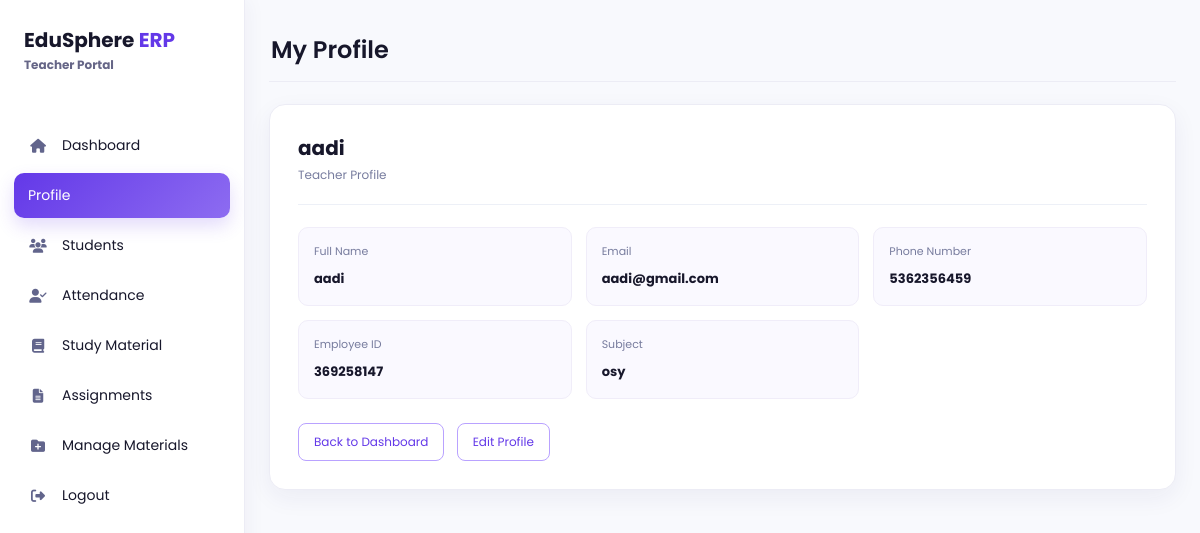
Screenshot of /teacher/profile (signed in) with the database file from the repository.
### models/user.py (models this page shows, shortened)
class User(db.Model):
    __tablename__ = "users"
    id = db.Column(
        db.Integer,
        primary_key=True
    )
    full_name = db.Column(
        db.String(100),
        nullable=False
    )
    enrollment_no = db.Column(
        db.String(50),
        unique=True,
        nullable=True
    )
    employee_id = db.Column(
        db.String(50),
        unique=True,
        nullable=True
    )
    parent_id = db.Column(
        db.String(50),
        unique=True,
        nullable=True
    )
    admin_id = db.Column(
        db.String(50),
        unique=True,
        nullable=True
    )
    email = db.Column(
        db.String(120),
        unique=True,
        nullable=True
    )
    phone = db.Column(
        db.String(20),
        nullable=True
    )
    password = db.Column(
        db.String(200),
        nullable=False
    )
    role = db.Column(
        db.String(20),
        nullable=False
    )
    theme = db.Column(db.String(20), nullable=False, default="light", server_default="light")
    notifications_enabled = db.Column(db.Boolean, nullable=False, default=True, server_default="1")
    accent_color = db.Column(db.String(20), nullable=False, default="purple", server_default="purple")

### models/teacher.py (models this page shows)
class Teacher(db.Model):
    __tablename__ = "teachers"
    id = db.Column(
        db.Integer,
        primary_key=True
    )
    user_id = db.Column(
        db.Integer,
        db.ForeignKey("users.id"),
        nullable=False
    )
    department = db.Column(
        db.String(50),
        nullable=True
    )
    subject = db.Column(
        db.String(100),
        nullable=True
    )

### app.py (the view)
@app.route("/teacher/profile")
def teacher_profile():
    user, profile = get_current_teacher_profile()
    if not user:
        flash("Access denied!")
        return redirect(url_for("login"))
    return render_template(
        "teacher_profile.html",
        current_user=user,
        teacher_profile=profile,
        active_page="profile",
    )

### app.py (called while the page is built)
def get_current_teacher_profile():
    user = get_current_user_for_role("Teacher")
    if not user:
        return None, None
    teacher_profile = Teacher.query.filter_by(user_id=user.id).first()
    if not teacher_profile:
        teacher_profile = Teacher(user_id=user.id)
        db.session.add(teacher_profile)
        db.session.commit()
    return user, teacher_profile

def get_current_user_for_role(role):
    if session.get("role") != role or "user_id" not in session:
        return None
    user = db.session.get(User, session["user_id"])
    if not user or user.role != role:
        session.clear()
        return None
    return user

### templates/teacher_profile.html (shortened to what this page needs)
<!DOCTYPE html>
<html lang="en">
<head>
    <link rel="stylesheet" href="{{ url_for('static', filename='css/teacher.css') }}">
    <link rel="stylesheet" href="{{ url_for('static', filename='css/palette.css') }}">
    <link rel="stylesheet" href="https://cdnjs.cloudflare.com/ajax/libs/font-awesome/6.6.0/css/all.min.css">
</head>
<body class="teacher-dashboard-page teacher-profile-page theme-{{ current_user.theme or 'light' }} accent-{{ current_user.accent_color or 'purple' }}">
<div class="sidebar"><div class="logo"><h2>EduSphere <span>ERP</span></h2><small>Teacher Portal</small></div><ul>
    <li onclick="window.location.href='{{ url_for('teacher') }}'"><i class="fa-solid fa-house"></i><span>Dashboard</span></li>
    <li class="active"><span>Profile</span></li>
    <li onclick="window.location.href='{{ url_for('teacher_students') }}'"><i class="fa-solid fa-users"></i><span>Students</span></li>
    <li onclick="window.location.href='{{ url_for('teacher_attendance') }}'"><i class="fa-solid fa-user-check"></i><span>Attendance</span></li>
    <li onclick="window.location.href='{{ url_for('teacher_materials') }}'"><i class="fa-solid fa-book"></i><span>Study Material</span></li>
    <li onclick="window.location.href='{{ url_for('teacher_assignments') }}'"><i class="fa-solid fa-file-lines"></i><span>Assignments</span></li>
    <li onclick="window.location.href='{{ url_for('manage_materials') }}'"><i class="fa-solid fa-folder-plus"></i><span>Manage Materials</span></li>
    <li onclick="window.location.href='{{ url_for('logout') }}'"><i class="fa-solid fa-right-from-bracket"></i><span>Logout</span></li>
</ul></div>
<main class="main">
    <div class="topbar"><h2>My Profile</h2></div>
    <section class="profile-card">
        <div class="profile-heading"><div><h3>{{ current_user.full_name }}</h3><p>Teacher Profile</p></div></div>
        <div class="profile-details">
            <div class="profile-detail"><span>Full Name</span><strong>{{ current_user.full_name }}</strong></div>
            <div class="profile-detail"><span>Email</span><strong>{{ current_user.email or 'Not available' }}</strong></div>
            <div class="profile-detail"><span>Phone Number</span><strong>{{ current_user.phone or 'Not available' }}</strong></div>
            <div class="profile-detail"><span>Employee ID</span><strong>{{ current_user.employee_id or 'Not available' }}</strong></div>
            <div class="profile-detail"><span>Subject</span><strong>{{ teacher_profile.subject or 'Not available' }}</strong></div>
        </div>
        <a class="secondary-button" href="{{ url_for('teacher') }}">Back to Dashboard</a>
        <a class="secondary-button" href="{{ url_for('edit_teacher_profile') }}">Edit Profile</a>
    </section>
</main>
</body>
</html>

### static/css/palette.css (style rules this page uses)
:root { --primary: #2563eb; --primary-dark: #1e3a8a; --accent: #6338e8; --surface: #ffffff; --page-background: #f4f7fc; --text: #17172b; --muted-text: #666666; }

### rows the page displays
User: full_name "aadi", email "aadi@gmail.com", phone "5362356459", employee "369258147"
Teacher: subject "osy"
